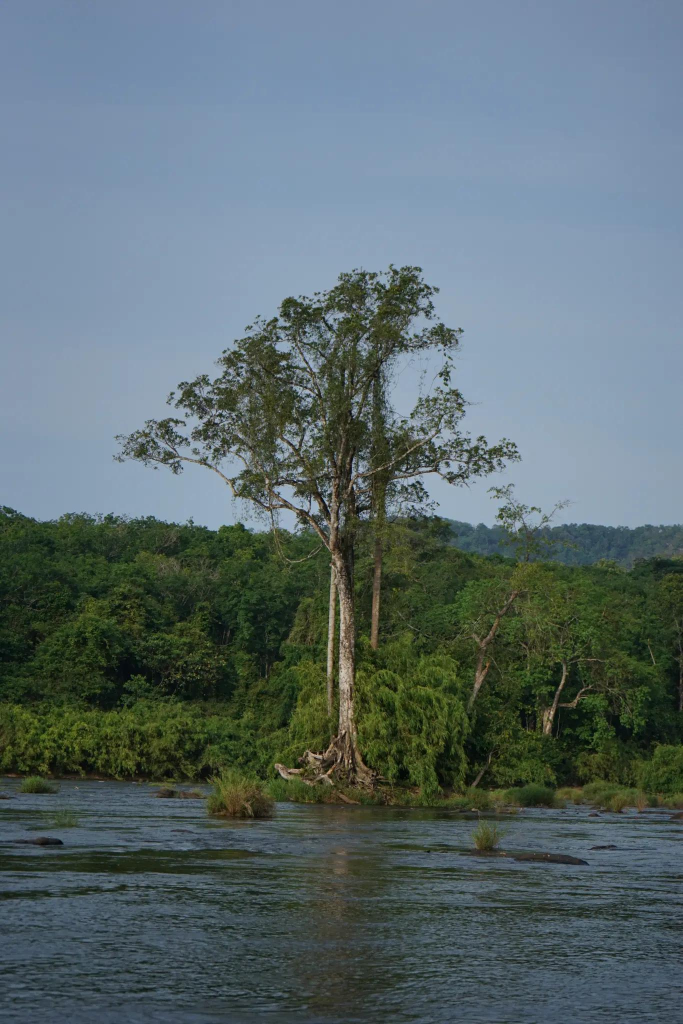
#> input picture test_user_img.jpg, 1365 x 2048 px (shown at 1/2 size)
$ python -i helper.py   (imports and definitions only)
#> lines starting #> are read from the running program, lines starting #| are printed output that depends on the picture
import os
import cv2
from PIL import Image, ImageChops, ImageEnhance
import numpy as np

def convert_to_ela_image(path, quality):
#> called with path = 'test_user_img.jpg', quality = 90
    temp_filename = 'temp_file_name.jpg'
    image = Image.open(path).convert('RGB')
#> image is the input picture: PIL image 1365x2048 RGB; mean R, G, B 91.4, 107.2, 110.6
    image.save(temp_filename, 'JPEG', quality = quality)
    temp_image = Image.open(temp_filename)

    ela_image = ImageChops.difference(image, temp_image)

    extrema = ela_image.getextrema()
#> extrema = ((0, 11), (0, 11), (0, 12))
    max_diff = sum([ex[1] for ex in extrema])/3
#> max_diff = 11.33
    if max_diff == 0:
        max_diff = 1

    scale = 255.0 / max_diff
#> scale = 22.5
    ela_image = ImageEnhance.Brightness(ela_image).enhance(scale)
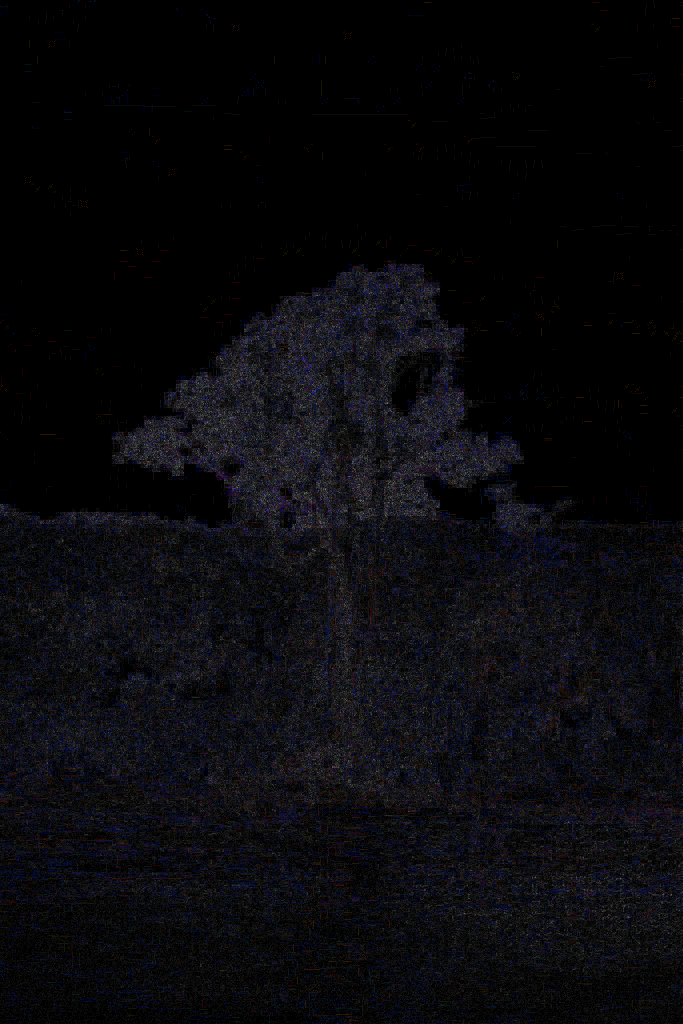
#> ela_image: PIL image 1365x2048 RGB (shown at 1/2 size); mean R, G, B 9.5, 9.3, 12.5

    # Clean up temp file
    if os.path.exists(temp_filename):
        os.remove(temp_filename)

    return ela_image

def prepare_image_for_ela(image_path):
    ela_img = convert_to_ela_image(image_path, 90)
    img = np.array(ela_img.resize((128,128))).flatten() / 255.0
    img = img.reshape(128,128,3)
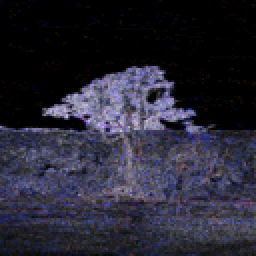
#> img: shape (128, 128, 3) float64 (shown 2 times larger); mean of channels 0, 1, 2 0.0373, 0.0366, 0.0492; drawn with min black and max white
    return np.expand_dims(img, axis=0), ela_img

>>> result = prepare_image_for_ela('test_user_img.jpg')
